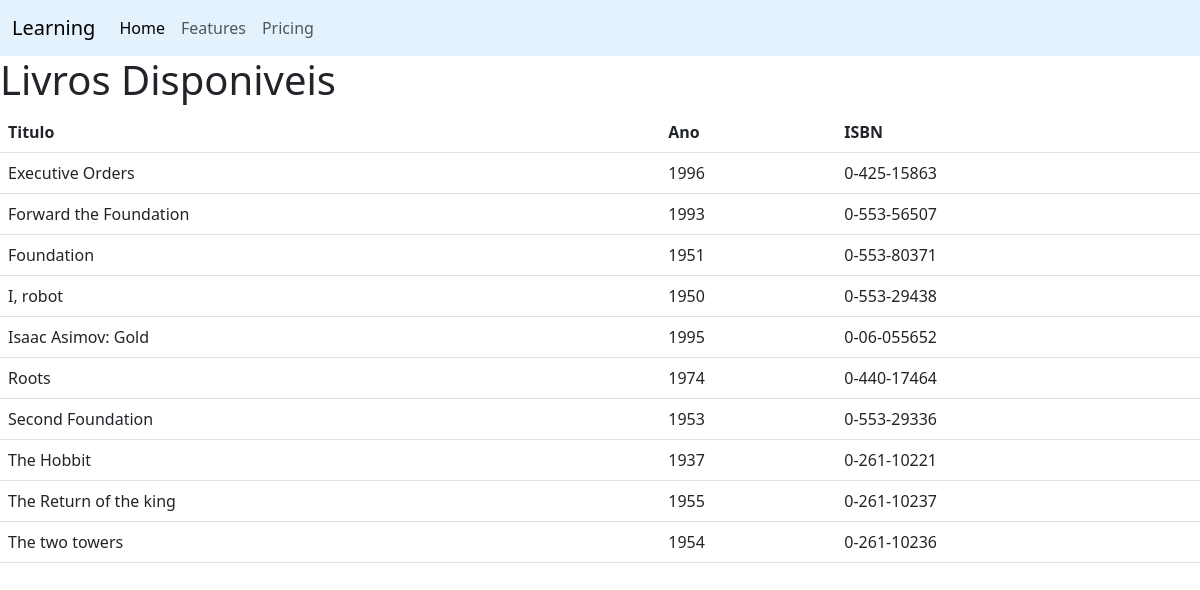
Page /src/Introduction/index.php on the committed database.
### tables this page shows
CREATE TABLE livros(
    codigo INT(4) AUTO_INCREMENT PRIMARY KEY NOT NULL,
    nome VARCHAR(50) NOT NULL,
    ano_publicacao INT(4) NOT NULL,
    isbn VARCHAR(11) NOT NULL,
    disponivel BOOLEAN NOT NULL
);

### src/Introduction/index.php (called while the page is built)
<?php include('./resources/header.php') ?>
<?php
include('./examples/database.php');
?>
<?php include('./resources/footer.php') ?>

### src/Introduction/examples/database.php (the view, shortened to what this page needs)
<?php
$db = new mysqli('localhost:3307', 'user', 'password', 'db');
$sql_query = "SELECT * FROM livros WHERE disponivel = 1 ORDER BY nome";
$result = $db->query($sql_query);
function printTableContent($result)
{
    while ($row = $result->fetch_assoc()) {
        echo "
        <tr>
            <td>
                " . stripslashes($row['nome']) . "
            </td>
            <td>
                " . $row['ano_publicacao'] . "
            </td>
            <td>
                " . $row['isbn'] . "
            </td>
        </tr>
        ";
    }
}
?>
<h1>Livros Disponiveis</h1>
<table class="table">
    <thead>
        <tr>
            <th>
                Titulo
            </th>
            <th>
                Ano
            </th>
            <th>
                ISBN
            </th>
        </tr>
    </thead>
    <tbody>
        <?php printTableContent($result); ?>
    </tbody>
</table>

### src/Introduction/resources/header.php (shortened to what this page needs)
<!DOCTYPE html>
<html lang="en">
<head>
    <link href="https://cdn.jsdelivr.net/npm/bootstrap@5.3.0-alpha1/dist/css/bootstrap.min.css" rel="stylesheet">
</head>
<body>
    <nav class="navbar navbar-expand-lg" style="background-color: #e3f2fd;">
    <div class="container-fluid">
        <a class="navbar-brand" href="#">Learning</a>
        <div class="collapse navbar-collapse" id="navbarNav">
        <ul class="navbar-nav">
            <li class="nav-item">
            <a class="nav-link active" aria-current="page" href="#">Home</a>
            </li>
            <li class="nav-item">
            <a class="nav-link" href="#">Features</a>
            </li>
            <li class="nav-item">
            <a class="nav-link" href="#">Pricing</a>
            </li>
        </ul>
        </div>
    </div>
    </nav>

### src/Introduction/resources/footer.php (shortened to what this page needs)
  </body>
</html>

### rows in the picture
livros: nome "Executive Orders", ano_publicacao "1996", isbn "0-425-15863"
livros: nome "Forward the Foundation", ano_publicacao "1993", isbn "0-553-56507"
livros: nome "Foundation", ano_publicacao "1951", isbn "0-553-80371"
livros: nome "I, robot", ano_publicacao "1950", isbn "0-553-29438"
livros: nome "Isaac Asimov: Gold", ano_publicacao "1995", isbn "0-06-055652"
livros: nome "Roots", ano_publicacao "1974", isbn "0-440-17464"
livros: nome "Second Foundation", ano_publicacao "1953", isbn "0-553-29336"
livros: nome "The Hobbit", ano_publicacao "1937", isbn "0-261-10221"
livros: nome "The Return of the king", ano_publicacao "1955", isbn "0-261-10237"
livros: nome "The two towers", ano_publicacao "1954", isbn "0-261-10236"
